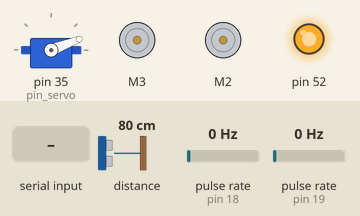
Bench run of a sketch on a simulated Arduino Mega 2560, built with avr-gcc and run on an emulated ATmega2560. Shown: servo, 2 × DC motor (green arrow = forward, orange = backward, longer = faster), output pins drawn as LEDs (lit = HIGH). Wiring (inferred from the names in the program): 2 × pulse sensor: data pin 18 / data pin 19. Inputs (shaded band) come from the test bench; at power-on: distance to the obstacle 80 cm, pulse rate (sensors on pin 18, pin 19) 0 Hz. The modem accepts every AT command (registered, SIM ready, sends succeed) and sends nothing else; what the sketch prints to the serial monitor is not drawn.

Above: at 1.27 s.
1.3 s: distance to the obstacle set to 2 cm
At 2.6 s:
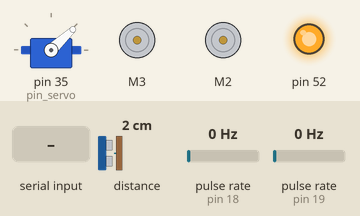
4.3 s: pulse rate (sensor on pin 18) set to 4 Hz
At 5.03 s:
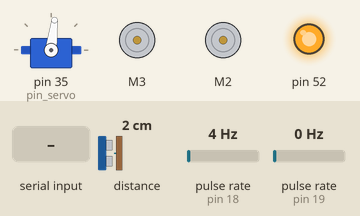
7.3 s: pulse rate (sensor on pin 19) set to 4 Hz
At 9.75 s:
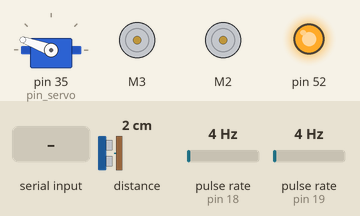
10.3 s: "<" received over the second serial link
At 10.89 s:
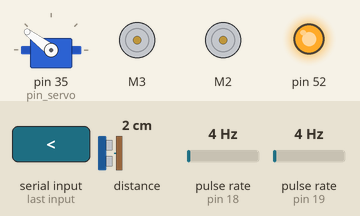
13.3 s: distance to the obstacle set to 4 cm
16.3 s: pulse rate (sensor on pin 18) set to 50 Hz
Timing chart, 0 to 20.3 s (numbered marks = the images above; inputs shaded):
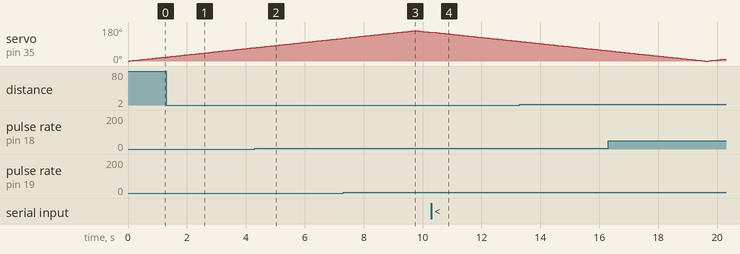

The sketch:

Mega2.ino
```cpp
#include "Encoder.hpp"
#include "MotorController.hpp"
#include "Kinematics.hpp"
#include "Odometry.hpp"
#include "SerialCom.hpp"
#include "LidarController.hpp"

/* CONSTANTES */
#define pin_RX 7
#define pin_TX 6
#define pin_motor_L 3
#define pin_motor_R 2
#define pin_data_encoder_L 19
#define pin_data_encoder_R 18
#define pin_servo 35
#define angle_increment 1
#define t_delay 50
#define serialRate 57600
#define wheelRadius 3.3
#define wheelsAxisLength 15.6
#define kp 10.3
#define ki 0.0
#define kd 0.0

/* MOTORS */
MotorController motor_L(pin_motor_L);
MotorController motor_R(pin_motor_R);

/* ENCODERS */
Encoder encoder_L;
Encoder encoder_R;
void IncrementCounter_encoder_L() {
  encoder_L.IncrementCounter();
}
void IncrementCounter_encoder_R() {
  encoder_R.IncrementCounter();
}

/* SERIAL */
SerialCom serialCom;

/* TEMPO */
unsigned long t_now = millis();
unsigned long t_last = t_now;
unsigned long dt = 0;
unsigned long t_sendSerial = 0, dt_sendSerial = 10;

/* CINEMÁTICA */
Kinematics kinematics;
Odometry odometry;
float rpmL = 0, rpmR = 0;
double cmd_v_x = 0, cmd_w_z = 0;
double odom_x = 0, odom_y = 0, odom_theta = 0;
double odom_v_x = 0, odom_w_z = 0;
double odom_orientation_x = 0, odom_orientation_y = 0, odom_orientation_z = 0, odom_orientation_w = 0;

/* LASER */
double scan_range = 0;
int scan_angle = 0;
LidarController lidar;

/***** SETUP *****/
void setup() {
  // Serial
  Serial.begin(serialRate);
  Serial3.begin(serialRate);
  Serial3.setTimeout(100);
  Serial.println("Hello");

  // Setup do lidar
  pinMode(52, OUTPUT);
  digitalWrite(52, HIGH);
  lidar.Setup(pin_servo, angle_increment);
  Serial.println("lidar ok");

  // Setup dos encoders
  attachInterrupt(digitalPinToInterrupt(pin_data_encoder_L), IncrementCounter_encoder_L, CHANGE);
  attachInterrupt(digitalPinToInterrupt(pin_data_encoder_R), IncrementCounter_encoder_R, CHANGE);
  encoder_L.Setup(pin_data_encoder_L);
  encoder_R.Setup(pin_data_encoder_R);
  Serial.println("Encoder ok");

  // Setup dos motores
  motor_L.Setup();
  motor_R.Setup();
  Serial.println("Motors OK");
}


/***** LOOP *****/
void loop() {

  serialCom.ReceiveMsg(&cmd_v_x, &cmd_w_z);

  if (IsAllowedToLoop(t_last, t_delay)) {

    Serial3.end();
    Serial3.begin(serialRate);

    Serial.print("\n\n\n\n\n\n\n\n\n\n\n\n");
    Serial.print("cmd_v_x:");
    Serial.print(cmd_v_x);
    Serial.print(",");
    Serial.print("cmd_w_z:");
    Serial.println(cmd_w_z);
    Serial.print("scan_range:");
    Serial.print(scan_range);
    Serial.print(",");
    Serial.print("scan_angle:");
    Serial.println(scan_angle);
    Serial.print("dt:");
    Serial.println(millis() - t_last);
    Serial.print("rpmL:");
    Serial.print(rpmL);
    Serial.print(",");
    Serial.print("rpmR:");
    Serial.println(rpmR);

    UpdateTimeVariables();
    UpdateMotors();
    UpdateLidar();

    serialCom.SendInfo(
      odom_x, odom_y, odom_theta,
      odom_v_x, odom_w_z,
      odom_orientation_x, odom_orientation_y, odom_orientation_z, odom_orientation_w,
      rpmL, rpmR,
      scan_angle, scan_range);

    UpdateOdom();
  }
}

// Retorna true se o dt atual for maior que um certo valor
bool IsAllowedToLoop(unsigned long millis_lastLoop, unsigned long dt_min) {
  unsigned long millis_now = millis();
  unsigned long dt = millis_now - millis_lastLoop;
  if (dt > dt_min)
    return true;
  else
    return false;
}

// Atualiza variáveis de tempo
void UpdateTimeVariables() {
  t_last = millis();
}

// Se tem nova mensagem de velocidade, calcula valores de RPM desejados (cinemática inversa)
void UpdateTargetRPM() {
  motor_L.SetTargetRPM(kinematics.Inverse_L(cmd_v_x, cmd_w_z, wheelRadius, wheelsAxisLength));
  motor_R.SetTargetRPM(kinematics.Inverse_R(cmd_v_x, cmd_w_z, wheelRadius, wheelsAxisLength));
}

// Atualiza lidar
void UpdateLidar() {
  lidar.Update();
  scan_angle = lidar.GetAngle();
  scan_range = lidar.GetRange();
}

// Se o encoder tem uma nova leitura, atualiza a velocidade do motor
void UpdateMotors() {

  motor_L.SetTargetRPM(kinematics.Inverse_L(cmd_v_x, cmd_w_z, wheelRadius, wheelsAxisLength));
  encoder_L.Update(motor_L.status);
  motor_L.UpdatePID(encoder_L.GetRPM(), kp, ki, kd);
  motor_L.UpdateSpeed();
  rpmL = encoder_L.GetRPM();

  motor_R.SetTargetRPM(kinematics.Inverse_R(cmd_v_x, cmd_w_z, wheelRadius, wheelsAxisLength));
  encoder_R.Update(motor_R.status);
  motor_R.UpdatePID(encoder_R.GetRPM(), kp, ki, kd);
  motor_R.UpdateSpeed();
  rpmR = encoder_R.GetRPM();
}

// Atualiza odometria (cinemática direta)
void UpdateOdom() {
  odom_v_x = kinematics.Direct_linear(encoder_L.GetRPM(), encoder_R.GetRPM(), wheelRadius, wheelsAxisLength);
  odom_w_z = kinematics.Direct_angular(encoder_L.GetRPM(), encoder_R.GetRPM(), wheelRadius, wheelsAxisLength);
  odometry.UpdateOdom(odom_v_x, odom_w_z);
  odom_x = odometry.x;
  odom_y = odometry.y;
  odom_theta = odometry.theta;
  geometry_msgs::Quaternion orientation = odometry.RpyToQuaternion(odometry.theta, 0, 0);
  odom_orientation_x = orientation.x;
  odom_orientation_y = orientation.y;
  odom_orientation_z = orientation.z;
  odom_orientation_w = orientation.w;
}
```

Encoder.hpp
```cpp
#ifndef ENCODER_HPP
#define ENCODER_HPP

#include <AFMotor.h>

/* Classe para encoder óptico */
class Encoder {
  // Constante
  int numHoles      = 20;

  // Variáveis usadas no incremento do contador (microssegundos)
  unsigned int  counter         = 0;
  unsigned long t_inc_last      = 0;
  unsigned long t_inc_interval  = 5000;
  unsigned long dt_inc          = 0;

  // Variáveis usadas para atualizar velocidade do motor (milissegundos)
  unsigned long t_update_last     = 0;
  unsigned long t_update_interval = 50;
  double rpm = 0.0;

  public:
    // Setup
    void Setup(unsigned int pin_data)
    {
      // Pino de dados
      pinMode(pin_data, INPUT_PULLUP);

      delay(25);
      ResetCounter();
    }

    // Incrementa o contador e adiciona o tempo decorrido ao dt_inc
    void IncrementCounter()
    {
      unsigned long t_now = micros();
      unsigned long dt = t_now - t_inc_last;
      if (dt >= t_inc_interval) {
        t_inc_last = t_now;
        dt_inc = dt_inc + dt;
        counter++;
        // Serial.print("counter: ");
        // Serial.print(counter);
        // Serial.print(", ");
        // Serial.print("dt_inc [ms]: ");
        // Serial.print(dt_inc/1000.0);
        // Serial.print(", ");
        // Serial.print("dt [ms]: ");
        // Serial.println(dt/1000.0);
      }
    }

    // Reseta o contador e o dt_inc
    void ResetCounter()
    {
      dt_inc = 0;
      counter = 0;
    }

    // Atualiza o RPM do motor, resetando o contador
    boolean Update(int rotation)
    {
      int multiplier = 1;
      if (rotation == BACKWARD)
        multiplier = -1;

      // if (rpm <= 20)
      //   t_update_interval = 25;
      // else if (rpm <= 120)
      //   t_update_interval = 75;
      // else if (rpm <= 220)
      //   t_update_interval = 150;
      // else
      //   t_update_interval = 250;

      unsigned long t_now = millis();
      unsigned long dt = t_now - t_update_last;
      if (dt >= t_update_interval) {
        t_update_last = t_now;
        rpm = counter*0.5;        // Qtd de espaços a roda percorreu
        rpm = rpm / numHoles; // Qtd de rotações completas feitas
        rpm = rpm / dt;       // Rotação por ms
        rpm = rpm * 1000;     // RPS
        rpm = rpm * 60;       // RPM
        rpm = multiplier * rpm;
        ResetCounter();
        // Log();
        return true;
      }
      return false;
    }

    // Retorna o RPM
    float GetRPM()
    {
      return rpm;
    }

    // Printa log
    void Log()
    {
      Serial.print("rpm:");
      Serial.print(rpm);
      Serial.print(",");
      Serial.print("t_update_interval:");
      Serial.println(t_update_interval);
    }
};

#endif
```

Kinematics.hpp
```cpp
#ifndef KINEMATICS_HPP
#define KINEMATICS_HPP

/* Classe para cinemática */
class Kinematics {
  public:

    // Cinemática inversa (retorna em RPM)
    double Inverse_L(double v_x, double w_z, const float wheelRadius, const float wheelsAxisLength)
    {
      return RadPerS_to_RPM((-w_z * wheelsAxisLength / (2*wheelRadius)) + (v_x/wheelRadius));
    }

    // Cinemática inversa do motor direito (retorna em RPM)
    double Inverse_R(double v_x, double w_z, const float wheelRadius, const float wheelsAxisLength)
    {
      return RadPerS_to_RPM((w_z * wheelsAxisLength / (2*wheelRadius)) + (v_x/wheelRadius));
    }

    // Cinemática direta linear
    double Direct_linear(double rpm_L, double rpm_R, const double wheelRadius, const double wheelsAxisLength)
    {
      return (wheelRadius/2) * (RPM_to_RadPerS(rpm_L) + RPM_to_RadPerS(rpm_R));
    }

    // Cinemática direta angular
    double Direct_angular(double rpm_L, double rpm_R, const double wheelRadius, const double wheelsAxisLength)
    {
      return (wheelRadius / wheelsAxisLength) * (RPM_to_RadPerS(rpm_R) - RPM_to_RadPerS(rpm_L));
    }

    // RPM para rad/s
    double RPM_to_RadPerS(double rpm)
    {
      return rpm * 2 * PI / 60.0;
    }

    // rad/s para RPM
    double RadPerS_to_RPM(double radPerS)
    {
      return radPerS * 60.0 / (2 * PI);
    }
};

#endif
```

LidarController.hpp
```cpp
#ifndef LIDARCONTROLLER_HPP
#define LIDARCONTROLLER_HPP

#define ANGLE_RISING 0
#define ANGLE_FALLING 90

#include <Servo.h>
#include <Adafruit_VL53L0X.h>

class LidarController
{
  // Ângulo
  int angle_now = 0;
  int angle_target = 0;
  int angle_status = RISING;
  int angle_increment = 1;
  int angle_min = 0;
  int angle_max = 160;

  // Distância
  double range_now = 0.0;

  // Servo
  Servo servo;

  // Laser
  Adafruit_VL53L0X lox = Adafruit_VL53L0X();

  public:

    /* Setup
      - Faz o servo começar em 0
      - Define o incremento */
    void Setup(int pin, int _angle_increment)
    {
      servo.attach(pin);
      angle_increment = _angle_increment;
      servo.write(0);

      if (!lox.begin())
      {
        Serial.println("Laser sensor not initialized");
        delay(500);
      }

    }

    /* Retorna o incremento */
    int GetIncrement()
    {
      return angle_increment;
    }

    /* Retorna o ângulo atual (última vez medido) */
    int GetAngle()
    {
      return servo.read();
    }

    /* Retorna a distância atual (última vez medida) */
    double GetRange()
    {
      return range_now;
    }

    /* Atualiza qual é o próximo ângulo */
    void UpdateAngleTarget()
    {
      // Angulo aumentando
      if (angle_status == RISING) {
        if (servo.read() == angle_max)
          angle_status = FALLING;
        else
          angle_target = angle_target + angle_increment;
      }

      // Angulo diminuindo
      else if (angle_status == FALLING) {
        if (servo.read() == angle_min)
          angle_status = RISING;
        else
          angle_target = angle_target - angle_increment;
      }

      // Precaução
      angle_target = max(angle_target, angle_min);
      angle_target = min(angle_target, angle_max);
    }

    /* Atualiza a distância */
    void UpdateRange()
    {
      VL53L0X_RangingMeasurementData_t measure;
      lox.rangingTest(&measure, false);
      if (measure.RangeStatus != 4)
        range_now = ((double)measure.RangeMilliMeter) * 1.0 / 1000;
    }

    void Update()
    {
      UpdateAngleTarget();
      servo.write(angle_target);
      UpdateRange();
    }
};

#endif


// class LaserController
// {
//   Adafruit_VL53L0X lox = Adafruit_VL53L0X();

//   public:

//     void Setup(float increment, sensor_msgs::LaserScan* msg_scan)
//     {
//       msg_scan->header.frame_id = "scan_link";
//       msg_scan->angle_min = 0; // [rad]
//       msg_scan->angle_max = PI; // [rad]
//       msg_scan->angle_increment = increment; // [rad]
//       // msg_scan->time_increment = 0.250; // [s]
//       // msg_scan->scan_time = 0.5; // [s]
//       msg_scan->range_min = 0; // [m]
//       msg_scan->range_max = 20; // [m]

//       // msg_scan->ranges[2] = {0};
//       float ranges[1] = {0};
//       msg_scan->ranges = ranges;
//       msg_scan->ranges_length = 1;

//       for (int i=0; i < msg_scan->ranges_length; i++) {
//         msg_scan->ranges[i] = 0.0;
//       }

//       // Serial.println("Setup laser...");
//       if (!lox.begin()) {
//         // Serial.println("Laser???????");
//         delay(5);
//       }

//     }
//     void Update(int angle, sensor_msgs::LaserScan* msg_scan)
//     {
//       VL53L0X_RangingMeasurementData_t measure;
//       lox.rangingTest(&measure, false);
//       double range = 0.0;
//       if (measure.RangeStatus != 4) {
//         range = ((double)measure.RangeMilliMeter) * 0.8 / 1000;
//       }
//     }
// };
```

MotorController.hpp
```cpp
#ifndef MOTORCONTROLLER_HPP
#define MOTORCONTROLLER_HPP

#include <AFMotor.h> // Adafruit Motor shield library (af_motor)

/* Classe para motor DC */
class MotorController {
  // Variáveis de RPM
  double rpm_now         = 0;
  double rpm_last        = 0;
  double rpm_target      = 0;
  double rpm_error_now   = 0;
  double rpm_error_last  = 0;

  // Variáveis de velocidade do motor
  int speed_now           = 0;
  int speed_last          = 0;

  // Fator de correção da velocidade (output do PID)
  double fspeed_correction = 0.0;

  double output_i = 0.0;

  // Variáveis de tempo (milissegundos)
  unsigned long t_last = 0;
  unsigned long t_update_interval = 100;


  public:
    // Objeto do motor
    AF_DCMotor motor;

    int status = FORWARD;
    // Inicialização
    MotorController(int pin) : motor(pin)
    {
      // Nada
    }

    // Setup
    void Setup()
    {
      motor.run(status);
      motor.setSpeed(0);
      SetTargetRPM(0);
    }

    // Atualiza as variáveis do PID
    void UpdatePID(double _rpm_now, double kp, double ki, double kd)
    {
      unsigned long t_now = millis();
      double dt = t_now - t_last;
      t_last = t_now;

      rpm_last = rpm_now;
      rpm_now = fabs(_rpm_now);
      rpm_error_last = rpm_error_now;
      rpm_error_now = rpm_target - rpm_now;

      if (rpm_target == 0) {
        speed_now = 0;
      }
      else {
        double output_p = kp * rpm_error_now;
        double output_d = kd * (rpm_error_now - rpm_error_last) / (dt*1000.0*60.0);
        output_i = ki * (output_i + (rpm_error_now * dt));
        fspeed_correction = output_p + output_d + output_i;
        speed_now = speed_now + fspeed_correction;


        int minSpeed = 120;
        if (rpm_now < 30.0)
          minSpeed = 255;
        speed_now = min(speed_now, 255);
        speed_now = max(speed_now, minSpeed);
        Serial.println(speed_now);
      }

      // Log();
    }

    // Atualiza a velocidade do motor
    void UpdateSpeed()
    {
      if (speed_now != speed_last) {
        speed_last = speed_now;
        motor.setSpeed(speed_now);
      }
    }

    // Define o RPM alvo
    void SetTargetRPM(float target)
    {
      unsigned long t_delay = 100;
      rpm_target = fabs(target);

      if (target < 0) {
        status = BACKWARD;
        motor.run(status);
      }
      else if (target > 0) {
        status = FORWARD;
        motor.run(status);
      }
    }

    // Printa log
    void Log()
    {

      Serial.print("rpm_now:");
      Serial.print(rpm_now);
      Serial.print(",");
      Serial.print("rpm_target:");
      Serial.print(rpm_target);
      Serial.print(",");
      // Serial.print("t_update_interval: ");
      // Serial.print(t_update_interval);
      // Serial.print(",");
      // Serial.print("rpm_last:");
      // Serial.print(rpm_last);
      // Serial.print(",");
      // Serial.print("rpm_target:");
      // Serial.print(rpm_target);
      // Serial.print(",");
      // Serial.print("rpm_error_now:");
      // Serial.print(rpm_error_now);
      // Serial.print(",");
      // Serial.print("rpm_error_last:");
      // Serial.print(rpm_error_last);
      // Serial.print(",");
      // Serial.print("fspeed_correction:");
      // Serial.print(fspeed_correction);
      // Serial.print(",");
      Serial.print("speed_now:");
      Serial.println(speed_now);
    }
};

#endif
```

Odometry.hpp
```cpp
#ifndef ODOMETRY_HPP
#define ODOMETRY_HPP

#include <ros.h>
#include <geometry_msgs/Quaternion.h>

/* Classe para cinemática */
class Odometry {
  unsigned long t = 0;

  public:
    double x = 0.0, y = 0.0, theta = 0.0;

    // Atualiza odometria
    void UpdateOdom(double v_x, double w_z)
    {
      // Atualiza tempo
      unsigned long t_now = millis();
      unsigned long d_t = t_now - t;
      t = t_now;

      // Coloca v_x e w_z em [u]/ms e rad/ms (porque d_t está em ms)
      v_x = v_x / 1000.0;
      w_z = w_z / 1000.0;

      // Calcula o quanto girou
      theta = w_z * d_t + theta;

      double d_x = v_x * cos(theta);
      double d_y = v_x * sin(theta);

      // Calcula os novos valores (soma do antigo mais a nova variação)
      x      += d_x;
      y      += d_y;
    }

    // Converte 3 angulos de rotação para quatérnio (fonte: Wikipedia)
    geometry_msgs::Quaternion RpyToQuaternion(double yaw, double pitch, double roll) // yaw (Z), pitch (Y), roll (X)
    {
        // Abbreviations for the various angular functions
        double cy = cos(yaw * 0.5);
        double sy = sin(yaw * 0.5);
        double cp = cos(pitch * 0.5);
        double sp = sin(pitch * 0.5);
        double cr = cos(roll * 0.5);
        double sr = sin(roll * 0.5);

        geometry_msgs::Quaternion q;
        q.w = cr * cp * cy + sr * sp * sy;
        q.x = sr * cp * cy - cr * sp * sy;
        q.y = cr * sp * cy + sr * cp * sy;
        q.z = cr * cp * sy - sr * sp * cy;

        return q;
    }
};

#endif
```

Source omitted: SerialCom.hpp (1998 bytes)
